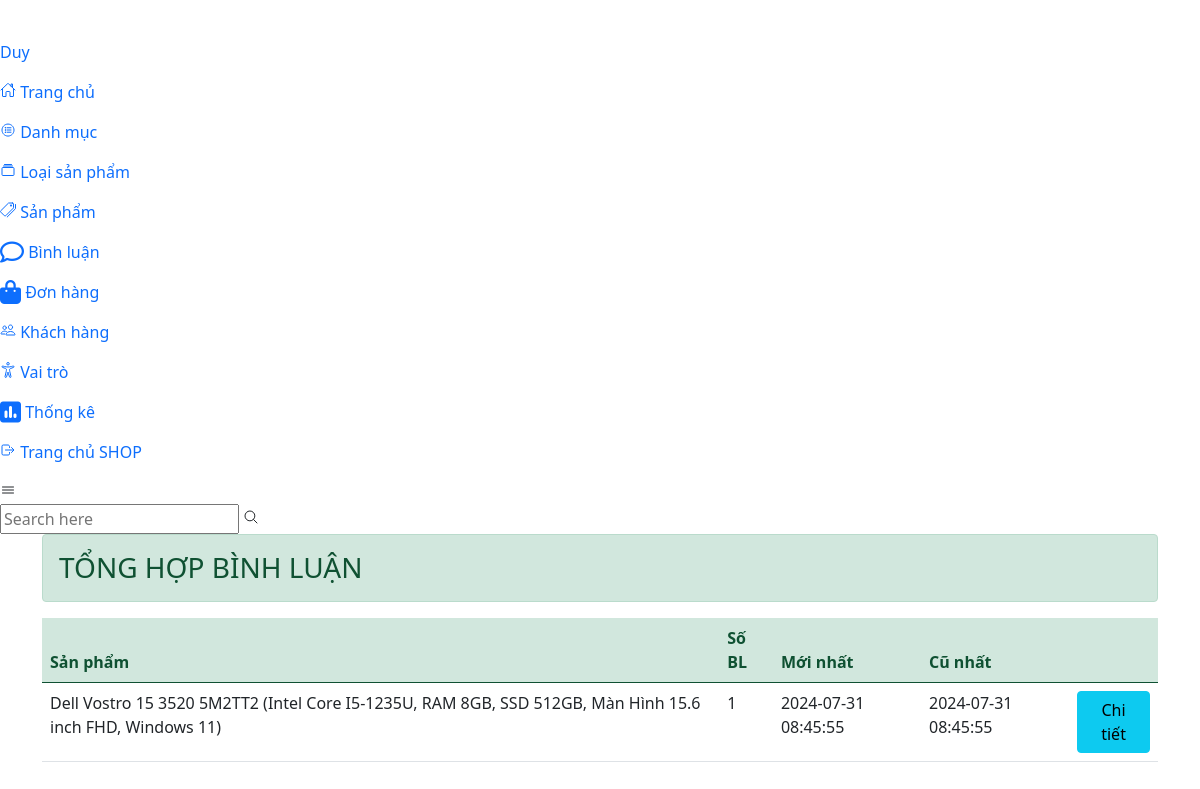
The app's page /admin/binhluan/index.php (signed in), older data.
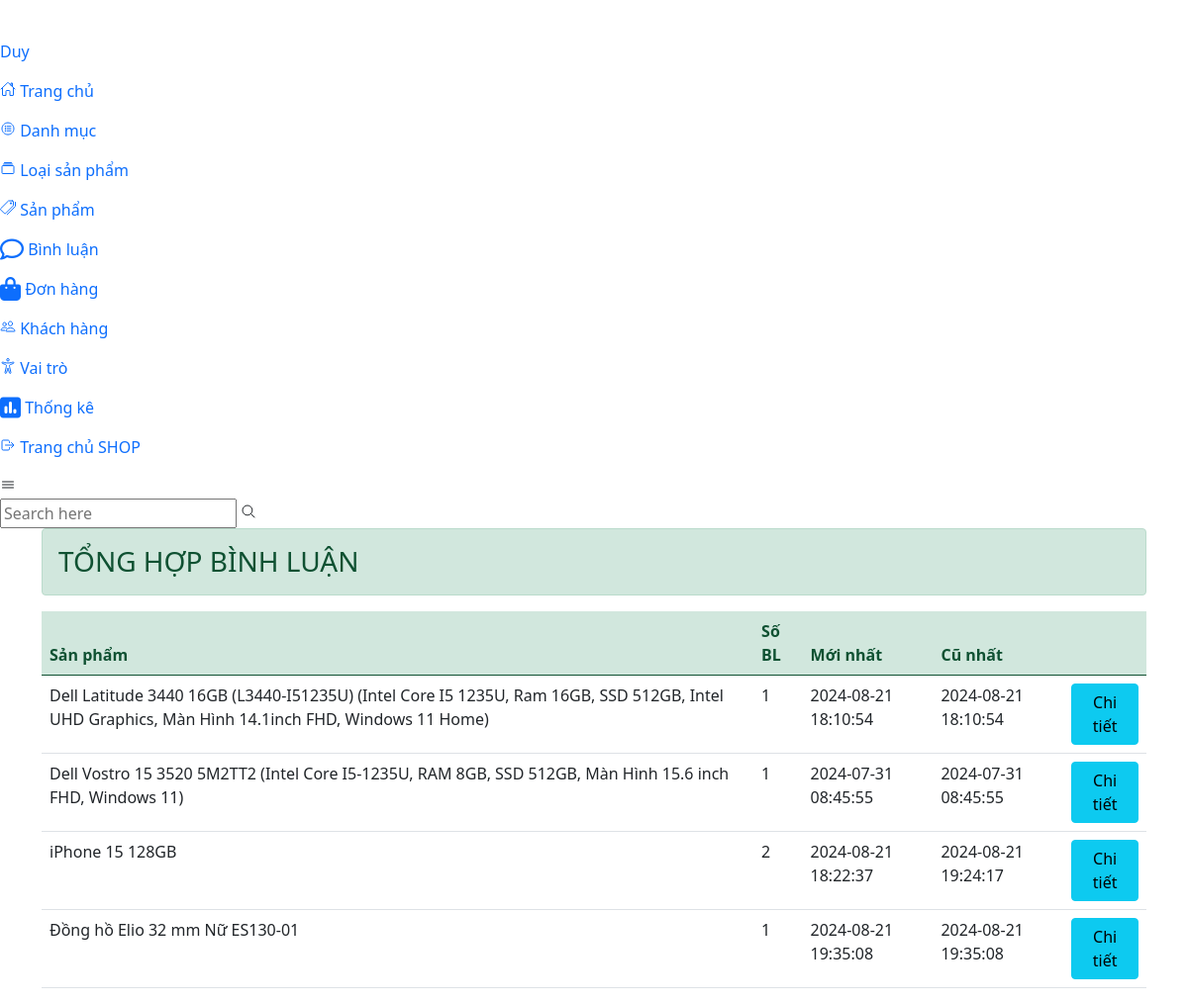
The same page, newer data.
### tables this page shows
CREATE TABLE `sanpham` (
  `MaSP` int(11) NOT NULL,
  `LSP_ID` int(11) NOT NULL,
  `DMID` int(11) NOT NULL,
  `TenSP` varchar(255) NOT NULL,
  `DonGia` int(11) NOT NULL,
  `HinhAnh1` varchar(200) NOT NULL,
  `HinhAnh2` varchar(200) DEFAULT NULL,
  `HinhAnh3` varchar(200) DEFAULT NULL,
  `ThongTin` longtext NOT NULL,
  `CPU` varchar(200) NOT NULL,
  `RAM` varchar(100) NOT NULL,
  `SSD_HDD` varchar(100) NOT NULL,
  `GPU` varchar(200) NOT NULL,
  `OS` varchar(100) NOT NULL,
  `kich_thuoc_man_hinh` varchar(200) NOT NULL,
  `kich_thuoc` varchar(50) NOT NULL,
  `mau_sac` varchar(20) NOT NULL,
  `chat_lieu` varchar(50) NOT NULL,
  `cong_giao_tiep` varchar(200) NOT NULL,
  `GiamGia` float DEFAULT NULL,
  `DacBiet` bit(1) NOT NULL,
  `LuotXem` int(11) NOT NULL DEFAULT 0,
  `ThoiGian` date NOT NULL
);

### admin/binhluan/index.php (called while the page is built, shortened)
<?php
    require_once "../../global.php";
    require_once "../../dao/thongke.php";
    extract($_REQUEST);
    if(exist_param("MaSP")){
        $items=binhluan_select_by_sanpham($MaSP);
        $VIEW_NAME= "detail.php";
    }elseif (exist_param("btn_delete")) {
        if(isset($_REQUEST['MaBL'])){
            binhluan_delete($_REQUEST['MaBL']);
            header("location: index.php");
            exit();
        }
    }
    else{
        $items=thong_ke_binhluan();
    }
    require "../layout.php";
?>

### global.php (called while the page is built, shortened)
<?php
    $ROOT_URL='https://x-shop.kesug.com';
    $CSS_ADMIN_URL = "$ROOT_URL/assets/admin/css";
?>

### dao/pdo.php (called while the page is built, shortened)
<?php
function pdo_get_connection(){
    $dburl = "mysql:host=sql204.infinityfree.com;dbname=if0_37000429_duanmau_web2041;charset=utf8";
    $username = 'if0_37000429';
    $password = '0905206292Duy';
    $conn = new PDO($dburl, $username, $password);
    $conn->setAttribute(PDO::ATTR_ERRMODE, PDO::ERRMODE_EXCEPTION);
    return $conn;
}
function pdo_query($sql){
    $sql_args = array_slice(func_get_args(), 1);
    try{
        $conn = pdo_get_connection();
        $stmt = $conn->prepare($sql);
        $stmt->execute($sql_args);
        $rows = $stmt->fetchAll();
        return $rows;
    }
    catch(PDOException $e){
        throw $e;
    }
    finally{
        unset($conn);
    }
}

### dao/thongke.php (called while the page is built, shortened)
<?php
require_once 'pdo.php';
function thong_ke_binhluan() {
    $sql = "SELECT SP.MaSP, SP.TenSP, COUNT(*) as so_luong,
                       MIN(BL.NgayBL) as cu_nhat, MAX(BL.NgayBL) as moi_nhat
                FROM binhluan BL
                JOIN sanpham SP ON SP.MaSP = BL.MaSP
                GROUP BY SP.MaSP, SP.TenSP
                HAVING so_luong > 0";
    return pdo_query($sql);
}

### admin/binhluan/list.php (the view, shortened to what this page needs)
<!DOCTYPE html>
<html lang="en">
<head>
    <link href="https://cdn.jsdelivr.net/npm/bootstrap@5.0.2/dist/css/bootstrap.min.css" rel="stylesheet">
    <link rel="stylesheet" href="<?=$CSS_ADMIN_URL?>/styles.css">
    <link rel="stylesheet" href="https://cdnjs.cloudflare.com/ajax/libs/font-awesome/6.5.2/css/all.min.css" />
</head>
<body>
    <h3 class="alert alert-success text-uppercase">Tổng hợp bình luận</h3>
    <form action="index.php" method="post">
        <table class="table">
            <thead class="alert-success">
                <tr>
                    <th>Sản phẩm</th>
                    <th>Số BL</th>
                    <th>Mới nhất</th>
                    <th>Cũ nhất</th>
                    <th></th>
                </tr>
            </thead>
            <tbody>
                <?php
                    foreach ($items as $item) {
                        extract($item);
                ?>
                <tr>
                    <td><?=$TenSP?></td>
                    <td><?=$so_luong?></td>
                    <td><?=$cu_nhat?></td>
                    <td><?=$moi_nhat?></td>
                    <td>
                        <a href="index.php?MaSP=<?=$MaSP?>" class="btn btn-info">Chi tiết</a>
                    </td>
                </tr>
                <?php
                    }
                ?>
            </tbody>
        </table>
    </form>
</body>
</html>

Row changes from the older to the newer data that the page shows:
now on this page (row edited): sanpham: TenSP "Dell Latitude 3440 16GB (L3440-I51235U) (Intel Core I5 1235U, Ram 16GB, SSD 512GB, Intel UHD Graphics, Màn Hình 14.1inch FHD, Windows 11 Home)", so_luong "1", cu_nhat "2024-08-21 18:10:54", moi_nhat "2024-08-21 18:10:54"
now on this page (row edited): sanpham: TenSP "iPhone 15 128GB", so_luong "2", cu_nhat "2024-08-21 18:22:37", moi_nhat "2024-08-21 19:24:17"
now on this page (row edited): sanpham: TenSP "Đồng hồ Elio 32 mm Nữ ES130-01", so_luong "1", cu_nhat "2024-08-21 19:35:08", moi_nhat "2024-08-21 19:35:08"
